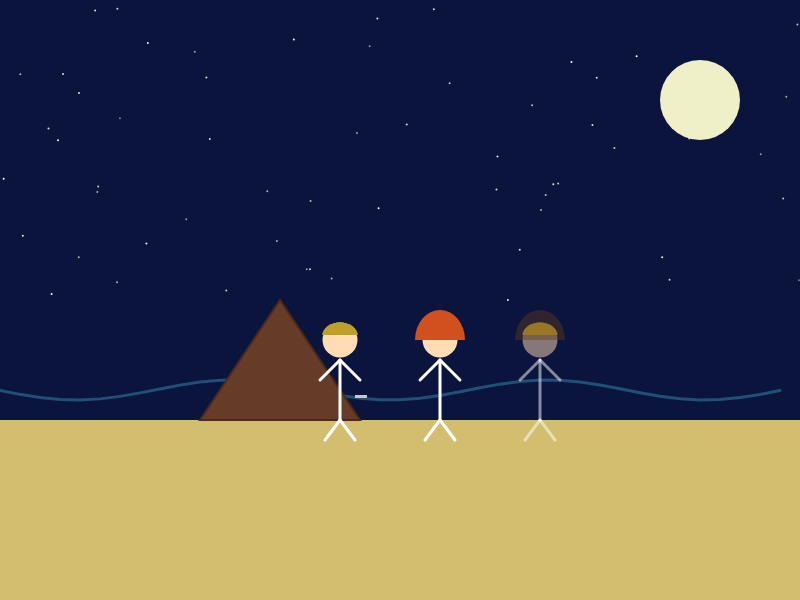
Frame 1 (no input)
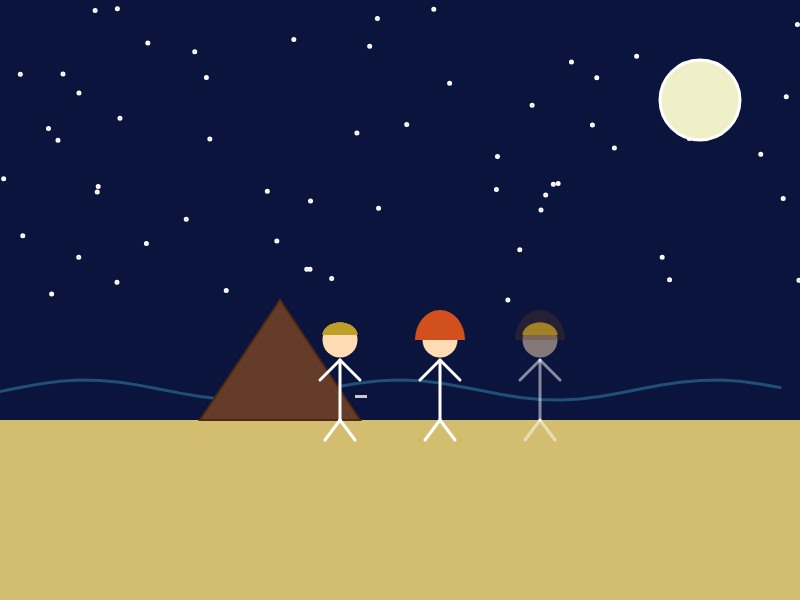
Frame 60 (no input)
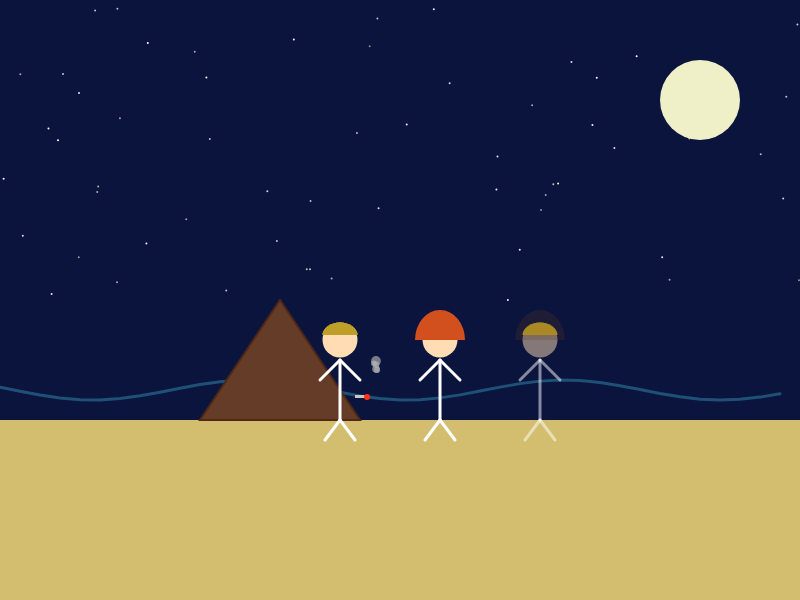
Frame 120 (the mouse pressed at the canvas centre since frame 60)

The p5.js sketch that drew these frames (run headless with seeded random() and noise() and a simulated clock; from frame 60 on, the mouse is pressed at the canvas centre):

// p5.js sketch
// ── sketch.js
let stars = [];
let waveOffset = 0;
let smokeParticles = [];
let glowing = false;
let flickerAlpha = 120;

function setup() {
  createCanvas (800, 600);
  noStroke();

  for (let i = 0; i < 60; i++) {
    stars.push({ x: random(width), y: random(height / 2), brightness: random(150, 255) });
  }
}

function draw() {
  drawSky();
  drawStars();
  drawMoon();
  drawWaves();
  drawSand();
  drawTent();
  drawFigures();
  drawSmoke();
}

function drawSky() {
  background(10, 20, 60);
}

function drawStars() {
  for (let s of stars) {
    let flicker = random(-30, 30);
    fill(s.brightness + flicker);
    ellipse(s.x, s.y, 2, 2);
  }
}

function drawMoon() {
  fill(240, 240, 200);
  ellipse(width - 100, 100, 80, 80);
}

function drawWaves() {
  noFill();
  stroke(30, 80, 120);
  strokeWeight(3);
  waveOffset += 0.05;

  beginShape();
  for (let x = 0; x < width; x += 20) {
    let y = height * 0.65 + sin(x * 0.02 + waveOffset) * 10;
    vertex(x,y);
  }
  endShape();
}

function drawSand() {
  noStroke();
  fill(210, 190, 110);
  rect (0, height * 0.7, width, height * 0.3);
}

function drawTent() {
  fill(100, 60, 40);
  stroke(80, 40, 20)
  strokeWeight(2);
  let baseY = height * 0.7;
  let x1 = width / 2 - 200;
  triangle(x1, baseY, x1 + 80, baseY - 120, x1 + 160, baseY);
  line(x1, baseY, x1 + 160, baseY);
  noStroke();
}

function drawFigures() {
  stroke(255);
  strokeWeight(3);
  noFill();

  let manX = width / 2 - 60;
  let womanX = width / 2 + 40;
  let memX = width / 2 + 140;
  let baseY = height * 0.7;

  drawStickFigure(manX, baseY, color(190, 160, 40), false, true);

  drawStickFigure(womanX, baseY, color(210, 80, 30), true, false);

  let flicker = 100 + sin(frameCount * 0.1) * 80;
  push();
  stroke(255, flicker);
  drawStickFigure(memX, baseY, color(100, 60, 30, flicker), true, false, 0.5, true);
  pop();
}

function drawStickFigure(x, baseY, hairColor, isFemale, isSmoker, alpha = 1, isMemory = false) {
  push();
  stroke(255, 255 * alpha);
  strokeWeight(3);
  noFill();

  let headY = baseY - 80;
  let torsoTopY = baseY - 60;

  // torso
  line(x, baseY, x, torsoTopY);
  // arms
  line(x, torsoTopY, x - 20, torsoTopY + 20);
  line(x, torsoTopY, x + 20, torsoTopY + 20);
  // legs
  line(x, baseY, x - 15, baseY + 20);
  line(x, baseY, x + 15, baseY + 20);

  noStroke();
  fill(255, 220, 180, 255 * alpha);
  ellipse(x, headY, 35, 35);

  // face/hair
  fill(190, 160, 40);
  // subtle forehead shading
  arc(x, headY - 5, 35, 25, PI, TWO_PI);

  fill(hairColor);
  if (isFemale) {
    arc(x, headY, 50, 60, PI, TWO_PI);
  } else if (isMemory) {
    // memory variant (faded/offset)
    ellipse(x, headY - 10, 40, 20);
  } else {
    arc(x, headY - 5, 35, 25, PI, TWO_PI);
  }

  if (isSmoker) {
    fill(200);
    rect(x + 15, baseY - 25, 12, 3);
    if (glowing) {
      fill(255, 50, 20);
      ellipse(x + 27, baseY - 23, 6, 6);
    }
  }

  pop();
}

function drawSmoke() {
  for (let s of smokeParticles) {
    noStroke();
    fill(180, 180, 180, s.alpha);
    ellipse(s.x + random(-2, 2), s.y + random(-5, 5), s.size, s.size);
    s.y -= 0.5;
    s.alpha -= 1.5;
  }
  smokeParticles = smokeParticles.filter(s => s.alpha > 0);
}

function mousePressed() {
  glowing = true;
  for (let i = 0; i < 5; i++) {
    smokeParticles.push({
      x: width / 2 - 25,
      y: height * 0.7 - 25,
      size: random(5, 10),
      alpha: 255
    });
  }
}

function mouseReleased() {
  glowing = false;
}
